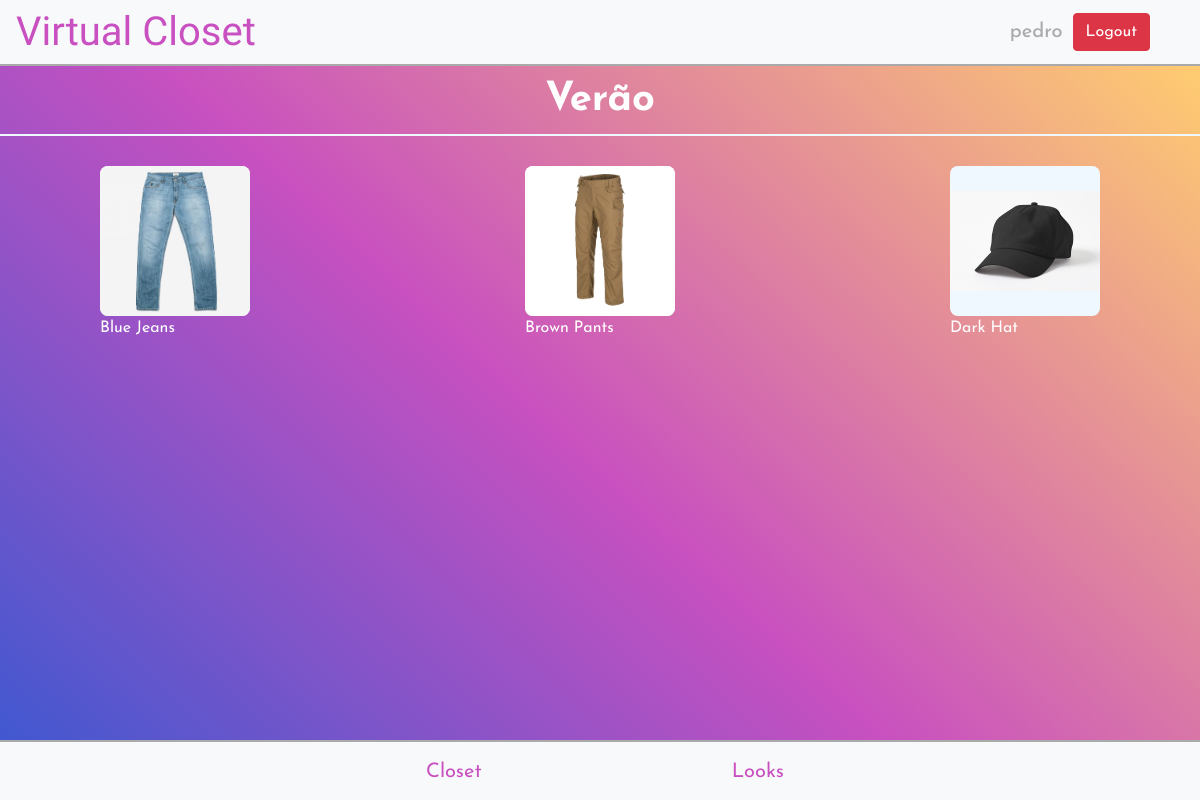
The page /looks/21 (signed in) on the database its author committed.
### closet/models.py (models this page shows, shortened)
class User(AbstractUser):
    pass

class Look(models.Model):
    user = models.ForeignKey(User, on_delete=models.CASCADE)
    name = models.CharField(max_length=128)
    image = models.ImageField(upload_to='looks/')
    clothes = models.ManyToManyField(ClothingItem)

class ClothingItem(models.Model):
    user = models.ForeignKey(User, on_delete=models.CASCADE)
    name = models.CharField(max_length=128)
    image = models.ImageField(upload_to='clothes/')
    category = models.ForeignKey(ClothingCategory, on_delete=models.CASCADE, default=None, blank=True, null=True)

### closet/views.py (the view)
# urls.py: path('looks/<int:id>', look, name='look'),
def look(request, id):
    look = Look.objects.get(id=id)
    clothes = look.clothes.all()
    return render(request, 'closet/look.html', {
        'look': look,
        'clothes': clothes
    })

### closet/templates/closet/look.html (shortened to what this page needs)
{% extends 'closet/layout.html' %}
{% block pagetitle %}{{ look.name }}{% endblock %}
{% load static %}
{% block page %}
    <main id="lookpage">
        <div class="lookobject">
            {% for item in clothes %}
                <div class="lookitem">
                    <div id='img{{item.id}}' class="closetimg" style="margin:0;">
                        <img src="{{item.image.url}}" alt="look image">
                    </div>
                    <p style="color:white;">{{ item.name }}</p>
                </div>
            {% endfor %}
        </div>
    </main>
{% endblock %}

### closet/templates/closet/layout.html (shortened to what this page needs)
{% load static %}
<!DOCTYPE html>
<html lang="en">
    <head>
        <link rel="stylesheet" href="https://cdn.jsdelivr.net/npm/bootstrap-icons@1.8.1/font/bootstrap-icons.css">
        <link rel="stylesheet" href="https://stackpath.bootstrapcdn.com/bootstrap/4.4.1/css/bootstrap.min.css">
        <link rel="stylesheet" href="{% static 'closet/index.css' %}">
    </head>
    <body>
        <nav class="navbar navbar-expand-lg navbar-light bg-light">
            <a href="/" style="text-decoration:none;"><h3 id="title">Virtual Closet</h3></a>
            <ul class="navbar-nav mr-auto header" id='navbar' >
                {% if user.is_authenticated %}
                    <li class='nav-li'>
                        <h5>{{user.username}}</h5>
                    </li>
                    <li class='nav-li'>
                        <a class="btn btn-danger" href="/logout">Logout</a>
                    </li>
                {% endif %}
            </ul>
        </nav>
        <hr class="headerhr">
        {% if user.is_authenticated %}
            <div id="pages">
                {% block Header %}
                    <header id="pageheader">
                        <h1 id="pagetitle">{% block pagetitle %}{% endblock %}</h1>
                        <hr class="headerhr" style="border:1px solid aliceblue;">
                    </header>
                {% endblock %}
                {% block page %}
                {% endblock %}
            </div>
            <footer>
                <hr class="headerhr">
                <ul id="footerul">
                    <li class="nav-li footerli">
                        <a href="/closet" class="nav-link purple">Closet</a>
                    </li>
                    <li class="nav-li footerli">
                        <a href="/looks" class="nav-link purple">Looks</a>
                    </li>
                </ul>
            </footer>
        {% endif %}
    </body>
</html>

### closet/static/closet/index.css (style rules this page uses)
* { font-family: 'Josefin Sans'; }
html { overflow: hidden; height: 100vh; }
header { justify-content: space-between; }
.headerhr { border: 1px solid rgb(170, 170, 170); margin: 0px; width: 100vw; }
#title { font-family: 'Grand Hotel'; color: #C850C0; margin: 0; font-size: 40px; }
#navbar { position: absolute; right: 50px; align-items: center; }
#navbar h5 { padding: 0; margin: 0; color:rgb(170, 170, 170); }
.nav-li { margin-left: 10px; }
footer { position: absolute; bottom: 0; width: 100vw; height: 60px; background-color: #f8f9fa; }
#footerul { display: flex; flex-direction: row; height: 100%; width: 100%; align-items: center; justify-content: space-between; margin: 0; padding: 0 400px 0 400px; }
.footerli { display: inline; width: fit-content !important; margin-bottom: 0; font-size: 20px; }
.purple { color: #C850C0; }
#pageheader { display: flex; justify-content: center; flex-direction: column; height: 100%; align-items: center; }
#pagetitle { color: white; margin: 10px 0 10px 0; font-weight: bold; }
html, body { height: 100%; }
#pages { background: linear-gradient(43deg, #4158D0 0%, #C850C0 46%, #FFCC70 100%); overflow-y: scroll; overflow-x: hidden; }
#lookpage { padding: 30px 100px 0 100px; }
.lookobject { display: flex; width: 100%; height: 100%; flex-direction: row; justify-content: space-between; }
.closetimg { margin-top: 10px; margin-bottom: 10px; display: flex; flex-direction: column; justify-content: center; align-items: center; background-size: contain; background-repeat: no-repeat; background-position: center; background-color: aliceblue; width: 150px; height: 150px; border-radius: 8px; }
.closetimg img { display: flex; border-radius: 8px; width: 150px; height: 150px; object-fit: contain; }

### rows shown on the page
User: username "pedro"
Look: name "Verão"
ClothingItem: image (picture), name "Blue Jeans"
ClothingItem: image (picture), name "Brown Pants"
ClothingItem: image (picture), name "Dark Hat"
